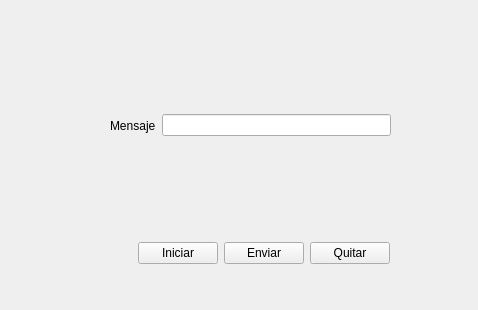
<?xml version="1.0" encoding="UTF-8"?>
<ui version="4.0">
 <class>Widget</class>
 <widget class="QWidget" name="Widget">
  <property name="geometry">
   <rect>
    <x>0</x>
    <y>0</y>
    <width>478</width>
    <height>310</height>
   </rect>
  </property>
  <property name="windowTitle">
   <string>Widget</string>
  </property>
  <widget class="QWidget" name="">
   <property name="geometry">
    <rect>
     <x>110</x>
     <y>110</y>
     <width>281</width>
     <height>31</height>
    </rect>
   </property>
   <layout class="QHBoxLayout" name="horizontalLayout">
    <item>
     <widget class="QLabel" name="label">
      <property name="text">
       <string>Mensaje</string>
      </property>
     </widget>
    </item>
    <item>
     <widget class="QLineEdit" name="msj"/>
    </item>
   </layout>
  </widget>
  <widget class="QWidget" name="">
   <property name="geometry">
    <rect>
     <x>90</x>
     <y>240</y>
     <width>300</width>
     <height>26</height>
    </rect>
   </property>
   <layout class="QHBoxLayout" name="horizontalLayout_2">
    <item>
     <spacer name="horizontalSpacer">
      <property name="orientation">
       <enum>Qt::Horizontal</enum>
      </property>
      <property name="sizeHint" stdset="0">
       <size>
        <width>40</width>
        <height>20</height>
       </size>
      </property>
     </spacer>
    </item>
    <item>
     <widget class="QPushButton" name="iniciar">
      <property name="text">
       <string>Iniciar</string>
      </property>
     </widget>
    </item>
    <item>
     <widget class="QPushButton" name="enviar">
      <property name="text">
       <string>Enviar</string>
      </property>
     </widget>
    </item>
    <item>
     <widget class="QPushButton" name="quitar">
      <property name="text">
       <string>Quitar</string>
      </property>
     </widget>
    </item>
   </layout>
  </widget>
 </widget>
 <resources/>
 <connections/>
</ui>
